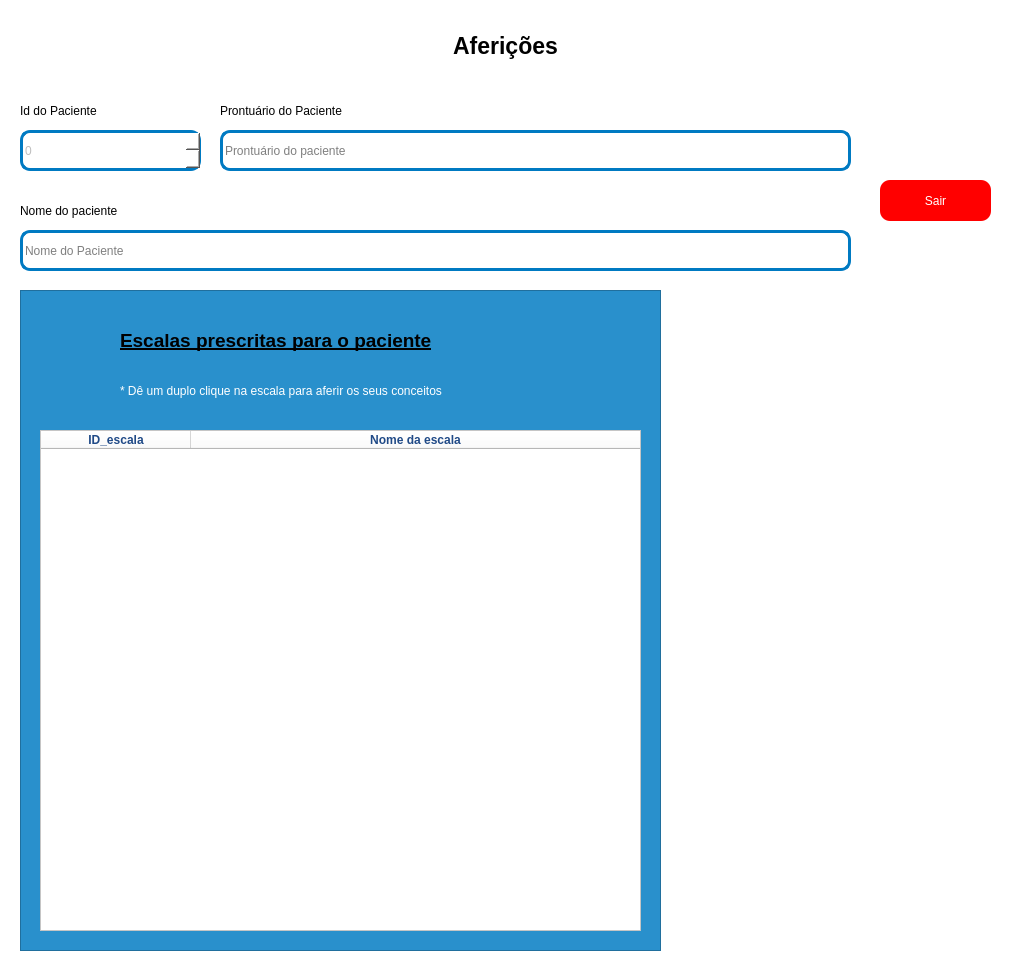
<?xml version="1.0" encoding="UTF-8"?>
<ui version="4.0">
 <class>MainWindow</class>
 <widget class="QMainWindow" name="MainWindow">
  <property name="windowModality">
   <enum>Qt::ApplicationModal</enum>
  </property>
  <property name="enabled">
   <bool>true</bool>
  </property>
  <property name="geometry">
   <rect>
    <x>0</x>
    <y>0</y>
    <width>1036</width>
    <height>975</height>
   </rect>
  </property>
  <property name="minimumSize">
   <size>
    <width>1036</width>
    <height>975</height>
   </size>
  </property>
  <property name="maximumSize">
   <size>
    <width>1036</width>
    <height>975</height>
   </size>
  </property>
  <property name="font">
   <font>
    <pointsize>14</pointsize>
   </font>
  </property>
  <property name="mouseTracking">
   <bool>true</bool>
  </property>
  <property name="windowTitle">
   <string>Prescrições de escalas para pacientes</string>
  </property>
  <property name="styleSheet">
   <string notr="true">
background-color: rgb(255, 255, 255);</string>
  </property>
  <widget class="QWidget" name="centralwidget">
   <widget class="QPushButton" name="BtnSair">
    <property name="geometry">
     <rect>
      <x>880</x>
      <y>180</y>
      <width>111</width>
      <height>41</height>
     </rect>
    </property>
    <property name="cursor">
     <cursorShape>PointingHandCursor</cursorShape>
    </property>
    <property name="styleSheet">
     <string notr="true">QPushButton{
color: rgb(255, 255, 255);
background-color: rgb(255, 0, 0);
border-radius: 10px;
}
QPushButton:hover {
color: rgb(255, 255, 255);
background-color: rgb(204, 0, 0);
border-radius: 10px;
}
</string>
    </property>
    <property name="text">
     <string>Sair</string>
    </property>
   </widget>
   <widget class="QSpinBox" name="InputId">
    <property name="enabled">
     <bool>false</bool>
    </property>
    <property name="geometry">
     <rect>
      <x>20</x>
      <y>130</y>
      <width>181</width>
      <height>41</height>
     </rect>
    </property>
    <property name="styleSheet">
     <string notr="true">background-color: rgb(255, 255, 255);
border-radius: 10px;
border: 3px solid rgb(0, 122, 194);</string>
    </property>
    <property name="readOnly">
     <bool>true</bool>
    </property>
   </widget>
   <widget class="QLabel" name="label">
    <property name="geometry">
     <rect>
      <x>20</x>
      <y>100</y>
      <width>171</width>
      <height>22</height>
     </rect>
    </property>
    <property name="text">
     <string>Id do Paciente</string>
    </property>
   </widget>
   <widget class="QLineEdit" name="Nome">
    <property name="enabled">
     <bool>true</bool>
    </property>
    <property name="geometry">
     <rect>
      <x>20</x>
      <y>230</y>
      <width>831</width>
      <height>41</height>
     </rect>
    </property>
    <property name="styleSheet">
     <string notr="true">background-color: rgb(255, 255, 255);
border-radius: 10px;
border: 3px solid rgb(0, 122, 194);</string>
    </property>
    <property name="readOnly">
     <bool>true</bool>
    </property>
    <property name="placeholderText">
     <string>Nome do Paciente</string>
    </property>
   </widget>
   <widget class="QLabel" name="label_4">
    <property name="geometry">
     <rect>
      <x>20</x>
      <y>200</y>
      <width>171</width>
      <height>22</height>
     </rect>
    </property>
    <property name="text">
     <string>Nome do paciente</string>
    </property>
   </widget>
   <widget class="QLineEdit" name="Prontuario">
    <property name="enabled">
     <bool>true</bool>
    </property>
    <property name="geometry">
     <rect>
      <x>220</x>
      <y>130</y>
      <width>631</width>
      <height>41</height>
     </rect>
    </property>
    <property name="styleSheet">
     <string notr="true">background-color: rgb(255, 255, 255);
border-radius: 10px;
border: 3px solid rgb(0, 122, 194);</string>
    </property>
    <property name="readOnly">
     <bool>true</bool>
    </property>
    <property name="placeholderText">
     <string>Prontuário do paciente</string>
    </property>
   </widget>
   <widget class="QLabel" name="label_3">
    <property name="geometry">
     <rect>
      <x>220</x>
      <y>100</y>
      <width>211</width>
      <height>22</height>
     </rect>
    </property>
    <property name="text">
     <string>Prontuário do Paciente</string>
    </property>
   </widget>
   <widget class="QFrame" name="frame_3">
    <property name="geometry">
     <rect>
      <x>20</x>
      <y>290</y>
      <width>641</width>
      <height>661</height>
     </rect>
    </property>
    <property name="styleSheet">
     <string notr="true">background-color: rgb(41, 144, 204);</string>
    </property>
    <property name="frameShape">
     <enum>QFrame::StyledPanel</enum>
    </property>
    <property name="frameShadow">
     <enum>QFrame::Raised</enum>
    </property>
    <widget class="QLabel" name="label_6">
     <property name="geometry">
      <rect>
       <x>100</x>
       <y>30</y>
       <width>421</width>
       <height>41</height>
      </rect>
     </property>
     <property name="font">
      <font>
       <pointsize>14</pointsize>
       <weight>75</weight>
       <bold>true</bold>
       <underline>true</underline>
      </font>
     </property>
     <property name="text">
      <string>Escalas prescritas para o paciente</string>
     </property>
    </widget>
    <widget class="QTableWidget" name="TabelaEscalas">
     <property name="enabled">
      <bool>true</bool>
     </property>
     <property name="geometry">
      <rect>
       <x>20</x>
       <y>140</y>
       <width>601</width>
       <height>501</height>
      </rect>
     </property>
     <property name="sizePolicy">
      <sizepolicy hsizetype="Expanding" vsizetype="Expanding">
       <horstretch>0</horstretch>
       <verstretch>0</verstretch>
      </sizepolicy>
     </property>
     <property name="minimumSize">
      <size>
       <width>465</width>
       <height>0</height>
      </size>
     </property>
     <property name="font">
      <font>
       <pointsize>13</pointsize>
      </font>
     </property>
     <property name="cursor" stdset="0">
      <cursorShape>PointingHandCursor</cursorShape>
     </property>
     <property name="styleSheet">
      <string notr="true">background-color: rgb(255, 255, 255);
color: rgb(138, 226, 52);
color: rgb(32, 74, 135);</string>
     </property>
     <property name="editTriggers">
      <set>QAbstractItemView::NoEditTriggers</set>
     </property>
     <property name="selectionBehavior">
      <enum>QAbstractItemView::SelectRows</enum>
     </property>
     <property name="horizontalScrollMode">
      <enum>QAbstractItemView::ScrollPerPixel</enum>
     </property>
     <property name="sortingEnabled">
      <bool>false</bool>
     </property>
     <attribute name="horizontalHeaderDefaultSectionSize">
      <number>150</number>
     </attribute>
     <attribute name="horizontalHeaderShowSortIndicator" stdset="0">
      <bool>false</bool>
     </attribute>
     <attribute name="horizontalHeaderStretchLastSection">
      <bool>true</bool>
     </attribute>
     <column>
      <property name="text">
       <string>ID_escala</string>
      </property>
      <property name="font">
       <font>
        <weight>75</weight>
        <bold>true</bold>
       </font>
      </property>
      <property name="textAlignment">
       <set>AlignCenter</set>
      </property>
     </column>
     <column>
      <property name="text">
       <string>Nome da escala</string>
      </property>
      <property name="font">
       <font>
        <weight>75</weight>
        <bold>true</bold>
       </font>
      </property>
      <property name="textAlignment">
       <set>AlignCenter</set>
      </property>
     </column>
    </widget>
    <widget class="QLabel" name="label_8">
     <property name="geometry">
      <rect>
       <x>100</x>
       <y>80</y>
       <width>511</width>
       <height>41</height>
      </rect>
     </property>
     <property name="font">
      <font>
       <pointsize>9</pointsize>
      </font>
     </property>
     <property name="styleSheet">
      <string notr="true">color: rgb(255, 255, 255);</string>
     </property>
     <property name="text">
      <string>* Dê um duplo clique na escala para aferir os seus conceitos</string>
     </property>
    </widget>
   </widget>
   <widget class="QLabel" name="label_7">
    <property name="geometry">
     <rect>
      <x>730</x>
      <y>470</y>
      <width>251</width>
      <height>241</height>
     </rect>
    </property>
    <property name="text">
     <string/>
    </property>
    <property name="pixmap">
     <pixmap>../IMAGENS/pngwing.com (1).png</pixmap>
    </property>
    <property name="scaledContents">
     <bool>true</bool>
    </property>
   </widget>
   <widget class="QLabel" name="label_9">
    <property name="geometry">
     <rect>
      <x>230</x>
      <y>20</y>
      <width>551</width>
      <height>51</height>
     </rect>
    </property>
    <property name="font">
     <font>
      <pointsize>17</pointsize>
      <weight>75</weight>
      <bold>true</bold>
      <underline>false</underline>
     </font>
    </property>
    <property name="text">
     <string>Aferições</string>
    </property>
    <property name="alignment">
     <set>Qt::AlignCenter</set>
    </property>
   </widget>
  </widget>
 </widget>
 <resources/>
 <connections/>
</ui>
